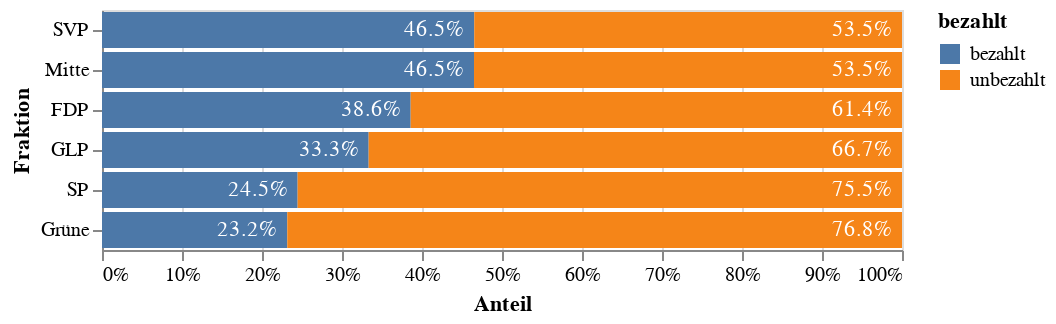

Notebook code cell kept with this figure:
### Code cell
source = duckdb.query('''
    select f.fraktion_lang fraktion, 'bezahlt' bezahlt, 1.0 * count(case bezahlt when 'ja' then 1 end) / count(1) count, 1.0 * count(case bezahlt when 'ja' then 1 end) / count(1) sort
    from df_bekannt b
    join df_fraktionen f on f.fraktion = b.fraktion
    group by 1, 2
    union all
    select f.fraktion_lang fraktion, 'unbezahlt' bezahlt, 1.0 * count(case bezahlt when 'nein' then 1 end) / count(1) count, 1.0 * count(case bezahlt when 'ja' then 1 end) / count(1) sort
    from df_bekannt b
    join df_fraktionen f on f.fraktion = b.fraktion
    group by 1, 2
''').to_df()

bars = alt.Chart(source).mark_bar(opacity=1.0).encode(
    x=alt.X('count', title='Anteil', sort='-x', stack='zero', axis=alt.Axis(format='%')),
    y=alt.Y('fraktion', sort=alt.EncodingSortField('sort', order='descending'), title='Fraktion'),
    color='bezahlt',
    tooltip='count',
)

text = alt.Chart(source).mark_text(dx=-20, color='white').encode(
    x=alt.X('count', title='Anteil', stack='zero'),
    y=alt.Y('fraktion', sort=alt.EncodingSortField('sort', order='descending'), title='Fraktion'),
    detail='bezahlt',
    text=alt.Text('count', format='.1%'),
)

chart = bars + text
chart.save('output/bars-nach-fraktion-und-bezahlt-relativ.pdf')
chart

### Figure 1 — Vega-Lite specification as saved in the notebook (floating-point values rounded to 4 significant figures)
{"config": {"view": {"continuousWidth": 400, "continuousHeight": 300}}, "layer": [{"mark": {"type": "bar", "opacity": 1.0}, "encoding": {"color": {"field": "bezahlt", "type": "nominal"}, "tooltip": {"field": "count", "type": "quantitative"}, "x": {"axis": {"format": "%"}, "field": "count", "sort": "-x", "stack": "zero", "title": "Anteil", "type": "quantitative"}, "y": {"field": "fraktion", "sort": {"field": "sort", "order": "descending"}, "title": "Fraktion", "type": "nominal"}}}, {"mark": {"type": "text", "color": "white", "dx": -20}, "encoding": {"detail": {"field": "bezahlt", "type": "nominal"}, "text": {"field": "count", "format": ".1%", "type": "quantitative"}, "x": {"field": "count", "stack": "zero", "title": "Anteil", "type": "quantitative"}, "y": {"field": "fraktion", "sort": {"field": "sort", "order": "descending"}, "title": "Fraktion", "type": "nominal"}}}], "data": {"name": "data-ade55ffd1ecb736cbf23b303b291d313"}, "$schema": "https://vega.github.io/schema/vega-lite/v4.17.0.json", "datasets": {"data-ade55ffd1ecb736cbf23b303b291d313": [{"fraktion": "SP", "bezahlt": "bezahlt", "count": 0.2445, "sort": 0.2445}, {"fraktion": "Grüne", "bezahlt": "bezahlt", "count": 0.2316, "sort": 0.2316}, {"fraktion": "SVP", "bezahlt": "bezahlt", "count": 0.4653, "sort": 0.4653}, {"fraktion": "FDP", "bezahlt": "bezahlt", "count": 0.3858, "sort": 0.3858}, {"fraktion": "Mitte", "bezahlt": "bezahlt", "count": 0.465, "sort": 0.465}, {"fraktion": "GLP", "bezahlt": "bezahlt", "count": 0.3333, "sort": 0.3333}, {"fraktion": "SP", "bezahlt": "unbezahlt", "count": 0.7555, "sort": 0.2445}, {"fraktion": "Grüne", "bezahlt": "unbezahlt", "count": 0.7684, "sort": 0.2316}, {"fraktion": "SVP", "bezahlt": "unbezahlt", "count": 0.5347, "sort": 0.4653}, {"fraktion": "FDP", "bezahlt": "unbezahlt", "count": 0.6142, "sort": 0.3858}, {"fraktion": "Mitte", "bezahlt": "unbezahlt", "count": 0.535, "sort": 0.465}, {"fraktion": "GLP", "bezahlt": "unbezahlt", "count": 0.6667, "sort": 0.3333}]}}
